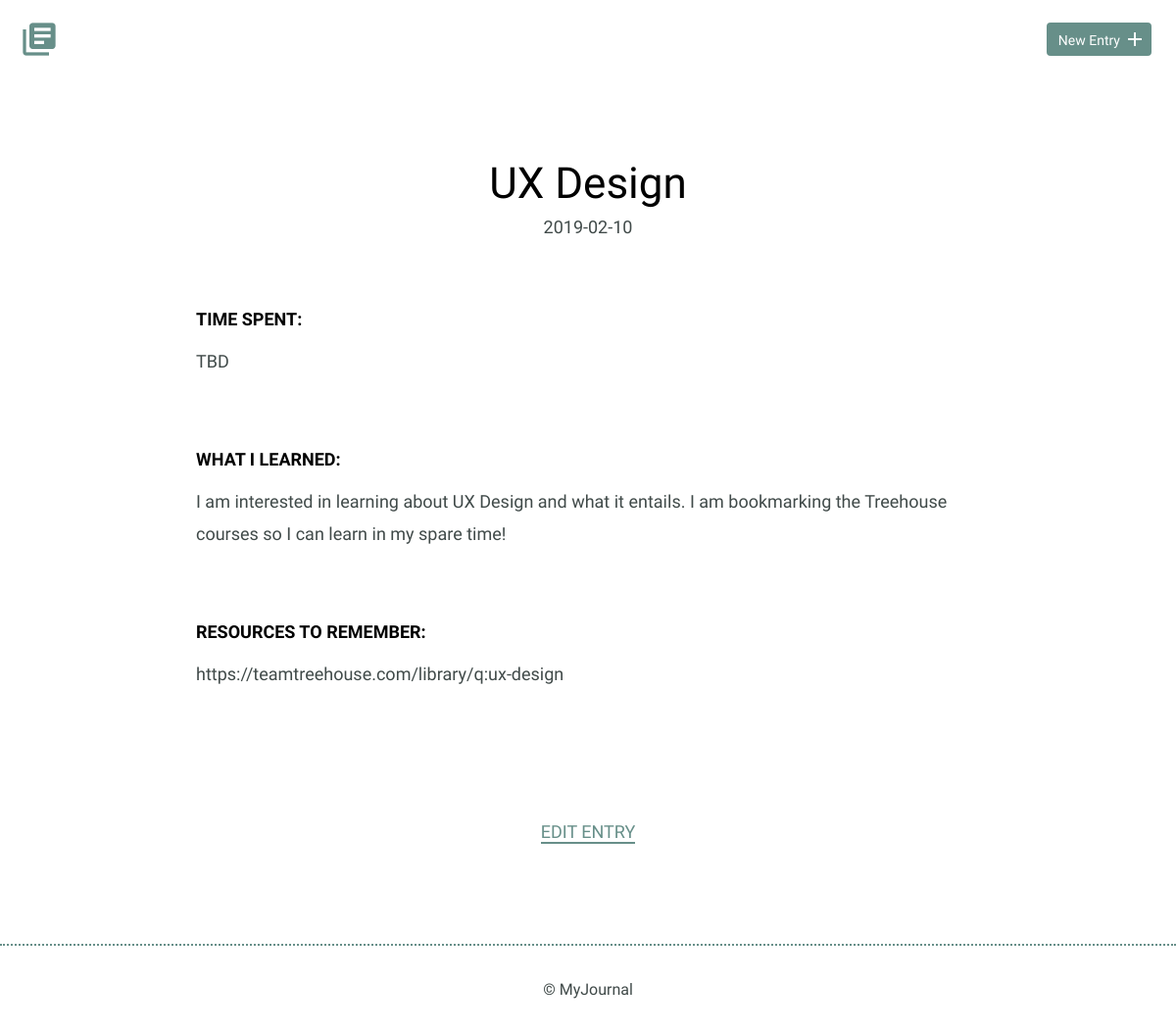
/detail.php?id=8, run on the app's committed database.
### tables this page shows
CREATE TABLE "entries" (
	`id`	INTEGER,
	`title`	TEXT,
	`date`	TEXT,
	`time_spent`	INTEGER,
	`learned`	BLOB,
	`resources`	BLOB,
	PRIMARY KEY(`id`)
);

### detail.php (the view)
<?php
if(isset($_GET['id'])) {
    $id = filter_input(INPUT_GET,'id',FILTER_SANITIZE_NUMBER_INT);
}
include("inc/connection.php");
    try {
        $results = $db->prepare('SELECT * FROM entries WHERE id = ?');
        $results->bindParam(1, $id, PDO::PARAM_INT);
        $results->execute();
    } catch (Exception $e) {
        echo "Error!: " . $e->getMessage() . "</br>";
        return false;
    }
$details = $results->fetch(PDO::FETCH_ASSOC);
include("inc/header.php");
?>
<section>
    <div class="container">
        <div class="entry-list single">
            <article>
                <h1><?php echo $details['title']; ?></h1>
                <time datetime="2016-01-31"><?php echo $details['date']; ?></time>
                <div class="entry">
                    <h3>Time Spent: </h3>
                    <p><?php echo $details['time_spent']; ?></p>
                </div>
                <div class="entry">
                    <h3>What I Learned:</h3>
                    <p><?php echo $details['learned']; ?></p>
                </div>
                <div class="entry">
                    <h3>Resources to Remember:</h3>
                    <p>
                    <?php echo $details['resources']; ?>
                    </p>
                </div>
            </article>
        </div>
    </div>
    <div class="edit">
        <p><a href="edit.php?id=<?php echo $details['id']; ?>"> Edit Entry</a></p>
    </div>
</section>
<?php include("inc/footer.php"); ?>

### css/site.css (style rules this page uses)
body { font-size: 16px; color: #404a49; font-family: 'Cousine', serif; font-weight: 400; }
.container { margin: 0 auto; padding: 0 25px; }
h1, h2, h3 { margin: 0; font-weight: 400; line-height: 1em; color: #000; }
h1 { font-size: 44px; margin-bottom: 12px; }
h3 { font-size: 18px; font-family: 'Work Sans', serif; font-weight: 600; text-transform: uppercase; }
p { line-height: 1.8em; font-size: 18px; }
p a { border-bottom: 2px solid #678f89; padding: 0; color: #678f89; text-decoration: none; }
.entry-list, .edit-entry, .new-entry { max-width: 800px; margin: 0 auto; padding: 70px 0 150px 0; }
.entry-list article { margin-bottom: 70px; text-align: center; }
.entry-list article:last-child { margin-bottom: 0; }
.entry-list.single { padding-bottom: 70px; }
.entry-list.single time { font-size: 18px; }
.entry { max-width: 800px; margin: 75px auto 0 auto; text-align: left; }
.entry p { margin-bottom: 40px; }
.edit { padding-bottom: 80px; text-align: center; margin: 0 auto; }
.edit a { font-weight: 400; text-transform: uppercase; font-size: 18px; }

### data on the page
entries: title "UX Design", date "2019-02-10", time_spent "TBD", learned "I am interested in learning about UX Design and what it entails. I am bookmarking the Treehouse courses so I can learn in my spare time!", resources "https://teamtreehouse.com/library/q:ux-design"
